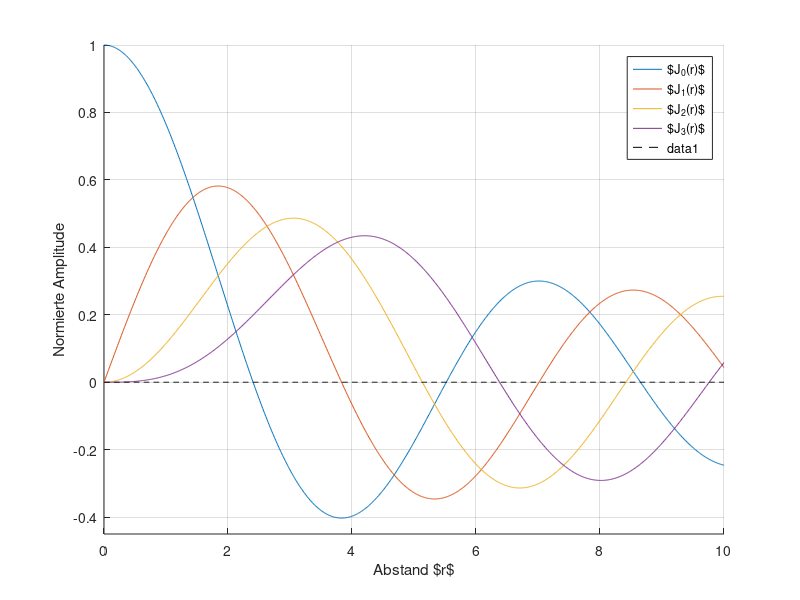

This figure's MATLAB source:

r=[0:0.01:10];

n=[0:1:3];

h = figure("visible", "off");
hold all;
leg='';

for i=1:length(n)
  plot(r,besselj(n(i),r));
  leg=strcat(leg,'$J_{',num2str(n(i)),'}(r)$;');
endfor
grid on;
axis([r(1) r(length(r)) -0.45 1]);
legend(strsplit(leg,';'));
xlabel('Abstand $r$');
ylabel('Normierte Amplitude');
plot(r,zeros(1,length(r)),'--k');
print('-dpdflatexstandalone' , 'besselfunction' , '-F:20');
close
